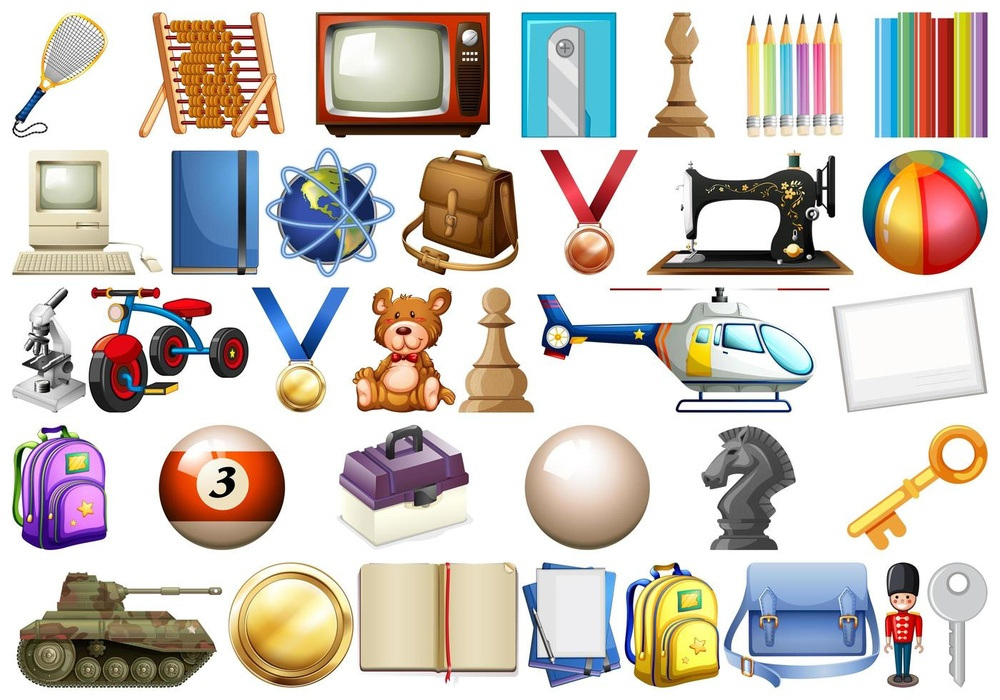
#> input picture query.jpg, 1000 x 700 px, shrunk from 1400 x 980 before the run, found by its file name
$ python 'mini assignment 2.py'
#> lines starting #> are read from the running program, lines starting #| are printed output that depends on the picture
import cv2
import numpy as np
from matplotlib import pyplot as plt

query_img = cv2.imread(r'C:\Users\SAM\Downloads\Mini Assignment\query.jpg', cv2.IMREAD_GRAYSCALE)
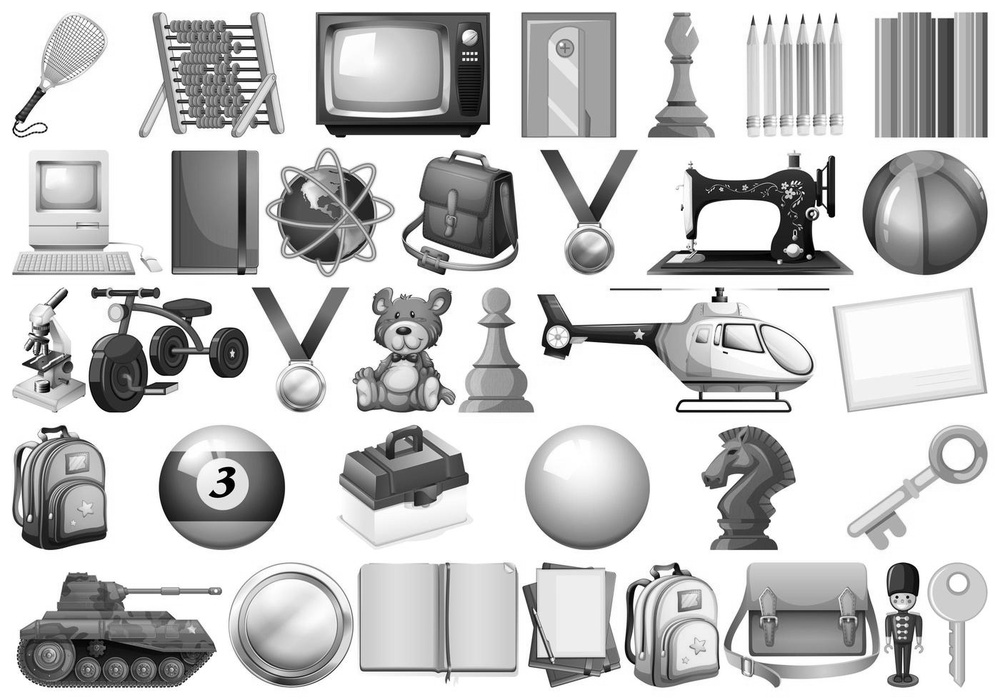
#> query_img: shape (700, 1000); min 0, max 255, mean 200.3
target_img = cv2.imread(r'C:\Users\SAM\Downloads\Mini Assignment\target.png', cv2.IMREAD_GRAYSCALE)
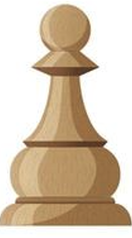
#> input picture target.png, 132 x 238 px, shrunk from 185 x 333 before the run, found by its file name
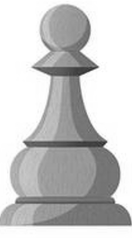
#> target_img: shape (238, 132); min 45, max 255, mean 200.7

sift = cv2.SIFT_create()


kp1, des1 = sift.detectAndCompute(query_img, None)
#> kp1 = 2106 keypoints; strongest (x, y, size): (692, 235, 6.8), (213, 494, 4.4), (831, 212, 6.4), (476, 59, 1.9)
kp2, des2 = sift.detectAndCompute(target_img, None)
#> kp2 = 98 keypoints; strongest (x, y, size): (105, 142, 2.8), (96, 67, 2.4), (88, 66, 9.6), (69, 65, 33.8)

bf = cv2.BFMatcher()
matches = bf.knnMatch(des1, des2, k=2)
#> matches = 2106 matches

good = []
for m, n in matches:
    if m.distance < 0.75 * n.distance:
        good.append(m)
#> after the loop, good = 73 matches


result = cv2.drawMatches(query_img, kp1, target_img, kp2, good, None, flags=cv2.DrawMatchesFlags_NOT_DRAW_SINGLE_POINTS)
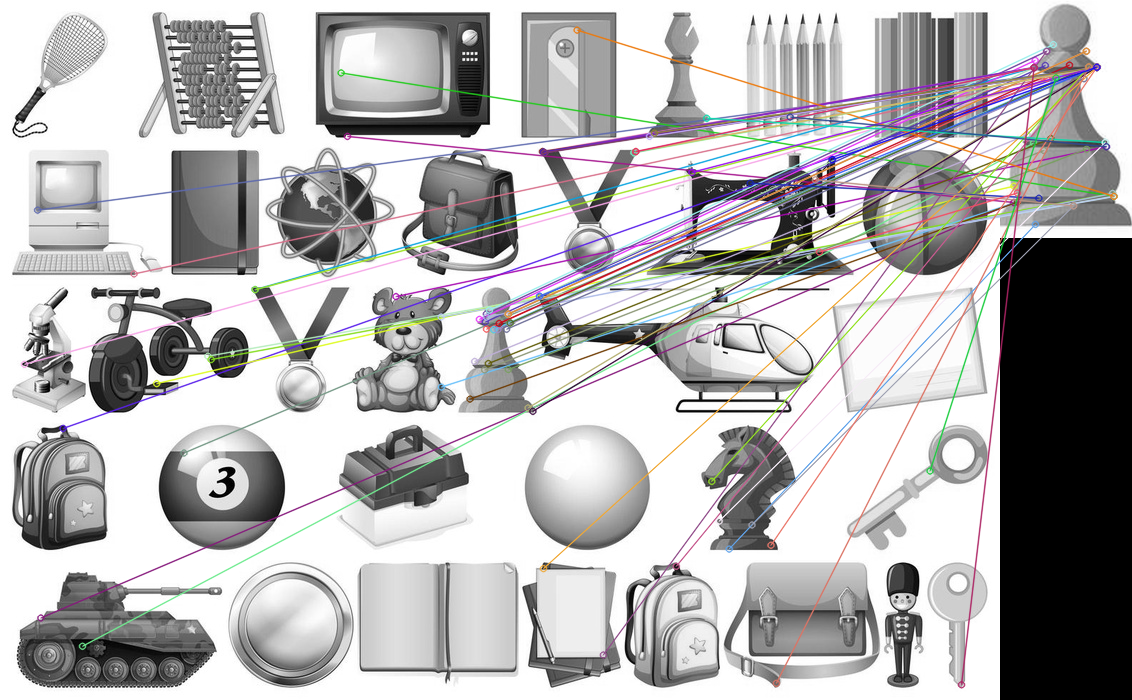
#> result: shape (700, 1132, 3); mean of channels 0, 1, 2 181.7, 181.1, 182.2; drawn as B, G, R

plt.figure(figsize=(14, 7))
plt.imshow(result)
plt.title("SIFT Matching")
plt.axis('off')
plt.show()
